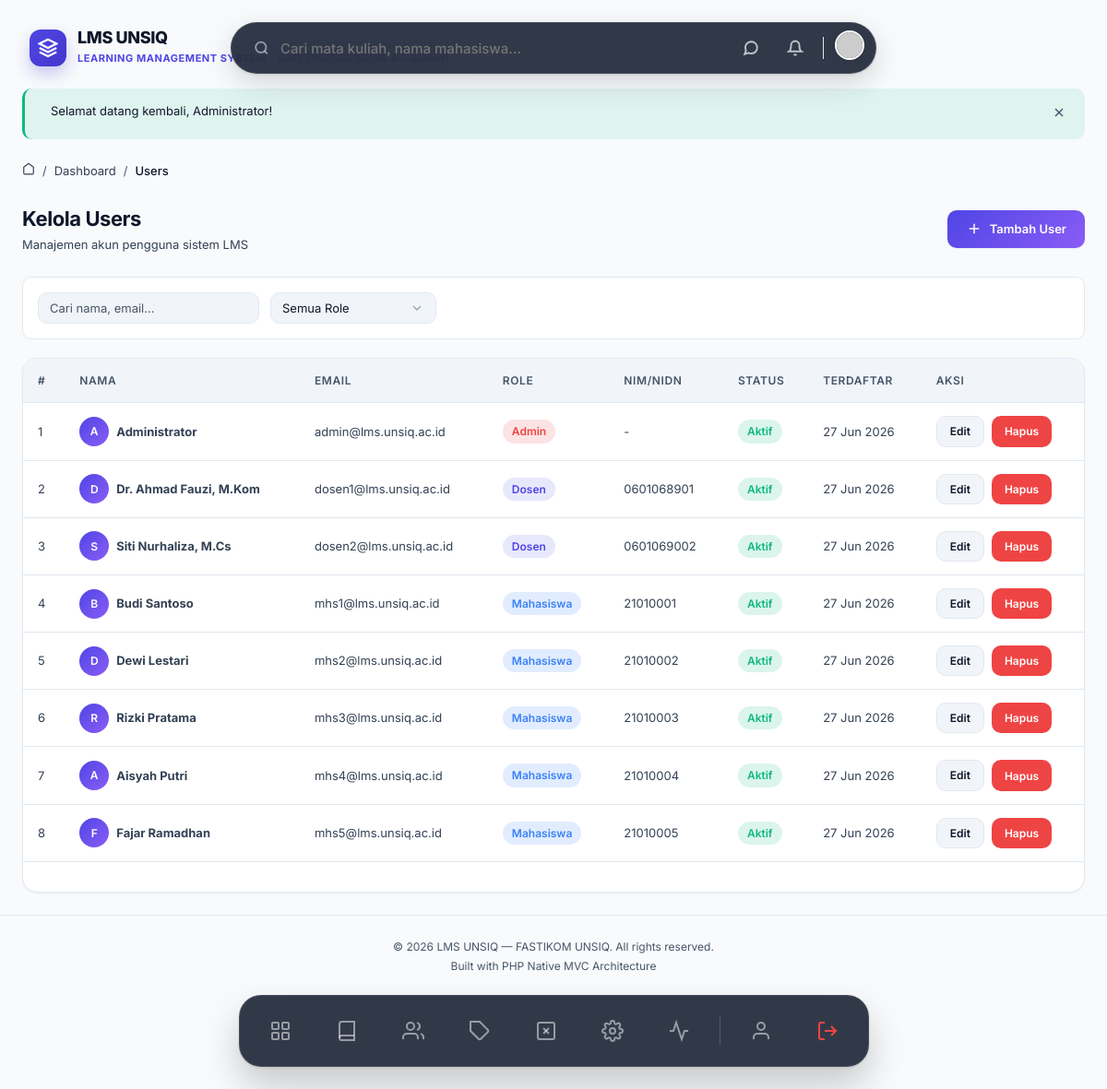
The app's page /users (signed in) with its own data.
### tables this page shows
CREATE TABLE IF NOT EXISTS settings (
    id INT AUTO_INCREMENT PRIMARY KEY,
    key_name VARCHAR(100) NOT NULL UNIQUE,
    value TEXT NULL,
    group_name VARCHAR(50) NOT NULL DEFAULT 'general',
    description VARCHAR(255) NULL,
    INDEX idx_settings_group (group_name)
);

CREATE TABLE IF NOT EXISTS users (
    id INT AUTO_INCREMENT PRIMARY KEY,
    name VARCHAR(100) NOT NULL,
    email VARCHAR(150) NOT NULL UNIQUE,
    password VARCHAR(255) NOT NULL,
    role ENUM('admin', 'dosen', 'mahasiswa') NOT NULL DEFAULT 'mahasiswa',
    nim_nidn VARCHAR(30) NULL COMMENT 'NIM untuk mahasiswa, NIDN untuk dosen',
    phone VARCHAR(20) NULL,
    avatar VARCHAR(255) NULL,
    bio TEXT NULL,
    is_active TINYINT(1) NOT NULL DEFAULT 1,
    last_login_at DATETIME NULL,
    created_at TIMESTAMP DEFAULT CURRENT_TIMESTAMP,
    updated_at TIMESTAMP DEFAULT CURRENT_TIMESTAMP ON UPDATE CURRENT_TIMESTAMP,
    INDEX idx_users_role (role),
    INDEX idx_users_email (email),
    INDEX idx_users_nim_nidn (nim_nidn)
);

### app/Views/users/index.php (the view, shortened to what the rows shown need)
<div class="animate-fade-in">
    <div class="page-header">
        <div>
            <h1>Kelola Users</h1>
            <p class="text-muted">Manajemen akun pengguna sistem LMS</p>
        </div>
        <a href="<?= url('/users/create') ?>" class="btn btn-primary">
            <svg width="18" height="18" viewBox="0 0 24 24" fill="none" stroke="currentColor" stroke-width="2"><line x1="12" y1="5" x2="12" y2="19"/><line x1="5" y1="12" x2="19" y2="12"/></svg>
            Tambah User
        </a>
    </div>
    <div class="filter-bar">
        <form id="filter-form" method="GET" action="<?= url('/users') ?>" style="display:flex;gap:12px;flex-wrap:wrap;width:100%;">
            <input type="text" name="search" class="form-control smart-search-input" placeholder="Cari nama, email..." value="<?= e($search) ?>">
            <select name="role" class="form-control smart-search-select" style="max-width:180px;">
                <option value="">Semua Role</option>
            </select>
        </form>
    </div>
    <div id="data-container">
    <div class="card">
        <div class="card-body" style="padding:0;">
            <div class="table-wrapper">
                <table class="table">
                    <thead>
                        <tr>
                            <th>#</th>
                            <th>Nama</th>
                            <th>Email</th>
                            <th>Role</th>
                            <th>NIM/NIDN</th>
                            <th>Status</th>
                            <th>Terdaftar</th>
                            <th>Aksi</th>
                        </tr>
                    </thead>
                    <tbody>
                        <?php if (empty($users)): ?>
                            <tr><td colspan="8" class="text-center text-muted" style="padding:40px;">Tidak ada data user.</td></tr>
                        <?php else: ?>
                            <?php foreach ($users as $i => $u): ?>
                            <tr>
                                <td><?= $pagination->getOffset() + $i + 1 ?></td>
                                <td>
                                    <div class="d-flex align-center gap-2">
                                        <div class="user-avatar" style="width:32px;height:32px;">
                                            <?php if (!empty($u['avatar'])): ?>
                                                <img src="<?= upload_url($u['avatar']) ?>" alt="">
                                            <?php else: ?>
                                                <span class="avatar-initial" style="font-size:12px;"><?= strtoupper(substr($u['name'], 0, 1)) ?></span>
                                            <?php endif; ?>
                                        </div>
                                        <strong><?= e($u['name']) ?></strong>
                                    </div>
                                </td>
                                <td><?= e($u['email']) ?></td>
                                <td><span class="badge badge-<?= $u['role'] === 'admin' ? 'danger' : ($u['role'] === 'dosen' ? 'primary' : 'info') ?>"><?= ucfirst($u['role']) ?></span></td>
                                <td><?= e($u['nim_nidn'] ?? '-') ?></td>
                                <td><?= $u['is_active'] ? '<span class="badge badge-success">Aktif</span>' : '<span class="badge badge-danger">Nonaktif</span>' ?></td>
                                <td class="text-sm text-muted"><?= format_date($u['created_at']) ?></td>
                                <td>
                                    <div class="btn-group">
                                        <a href="<?= url('/users/' . $u['id'] . '/edit') ?>" class="btn btn-sm btn-secondary">Edit</a>
                                        <button class="btn btn-sm btn-danger"
                                                data-confirm="Apakah Anda yakin ingin menghapus user <?= e($u['name']) ?>?"
                                                data-action="<?= url('/users/' . $u['id'] . '/delete') ?>"
                                                data-title="Hapus User">Hapus</button>
                                    </div>
                                </td>
                            </tr>
                            <?php endforeach; ?>
                        <?php endif; ?>
                    </tbody>
                </table>
            </div>
        </div>
        <div class="card-footer">
            <?php require VIEWS_PATH . '/partials/pagination.php'; ?>
        </div>
    </div>
    </div>
</div>

### app/Core/Router.php (shortened to what the rows shown need)
<?php
class Router
{
    private array $routes = [
        'GET'    => [],
        'POST'   => [],
        'PUT'    => [],
        'DELETE' => [],
    ];
    private function addRoute(string $method, string $uri, array $action, array $middleware = []): self
    {
        $this->routes[$method][] = [
            'uri'        => $uri,
            'controller' => $action[0],
            'method'     => $action[1],
            'middleware'  => $middleware,
        ];
        return $this;
    }
    public function dispatch(string $requestMethod, string $requestUri): void
    {
        $routes = $this->routes[$requestMethod] ?? [];
        foreach ($routes as $route) {
            $params = $this->matchRoute($route['uri'], $requestUri);
            if ($params !== false) {
                $methodName      = $route['method'];
                $controller = new $controllerClass();
                call_user_func_array([$controller, $methodName], $params);
                return;
            }
        }
        throw new Exceptions\NotFoundException("Route [{$requestMethod} {$requestUri}] not found.");
    }
    private function matchRoute(string $routeUri, string $requestUri): array|false
    {
        $pattern = preg_replace('/\{([a-zA-Z_]+)\}/', '([a-zA-Z0-9_-]+)', $routeUri);
        $pattern = '#^' . $pattern . '$#';
        if (preg_match($pattern, $requestUri, $matches)) {
            array_shift($matches);
            return $matches;
        }
        return false;
    }
}

### app/Views/partials/navbar.php (shortened to what the rows shown need)
<?php
$user = $currentUser ?? \App\Core\Session::user();
$notifCount = 0;
try {
    $notifModel = new \App\Models\Notification();
    $notifCount = $notifModel->countUnread($user['id'] ?? 0);
} catch (\Throwable $e) {}
?>
<div style="display: flex; justify-content: center; position: sticky; top: 24px; z-index: 999; margin-bottom: 24px; pointer-events: none; width: 100%;">
<?php
    $settingModel = new \App\Models\Setting();
    $siteName = $settingModel->getValue('site_name', 'LMS UNSIQ');
    $siteDesc = $settingModel->getValue('site_description', 'Portal Akademik');
    $siteLogo = $settingModel->getValue('site_logo');
?>
    <a href="<?= url('/dashboard') ?>" style="position: absolute; left: 32px; top: 50%; transform: translateY(-50%); pointer-events: auto; display: flex; align-items: center; gap: 12px; text-decoration: none; transition: transform 0.2s;" onmouseover="this.style.transform='translateY(-50%) scale(1.02)'" onmouseout="this.style.transform='translateY(-50%) scale(1)'">
        <?php if (!empty($siteLogo)): ?>
            <img src="<?= e(str_starts_with($siteLogo, 'http') ? $siteLogo : upload_url($siteLogo)) ?>" alt="Logo" style="width: 40px; height: 40px; border-radius: 8px; object-fit: contain;">
        <?php else: ?>
            <div style="width: 40px; height: 40px; background: linear-gradient(135deg, #4f46e5, #4338ca); border-radius: 12px; display: flex; justify-content: center; align-items: center; box-shadow: 0 8px 16px rgba(67,56,202,0.25);">
                <svg width="22" height="22" viewBox="0 0 24 24" fill="none" stroke="white" stroke-width="2.5"><path d="M12 2L2 7l10 5 10-5-10-5z"/><path d="M2 17l10 5 10-5"/><path d="M2 12l10 5 10-5"/></svg>
            </div>
        <?php endif; ?>
        <div>
            <h1 style="font-size: 18px; font-weight: 800; color: var(--text-primary); letter-spacing: -0.02em; margin: 0; line-height: 1.1;"><?= e($siteName) ?></h1>
            <span style="font-size: 11px; font-weight: 700; color: var(--accent-primary); letter-spacing: 0.05em; text-transform: uppercase;"><?= e($siteDesc) ?></span>
        </div>
    </a>
    <div style="pointer-events: auto; display: flex; justify-content: space-between; align-items: center; background: rgba(15, 23, 42, 0.85); backdrop-filter: blur(16px); padding: 8px 12px 8px 24px; border-radius: 999px; box-shadow: 0 10px 30px rgba(0,0,0,0.15), 0 1px 3px rgba(0,0,0,0.1); border: 1px solid rgba(255,255,255,0.1); width: 100%; max-width: 700px; transition: all 0.3s cubic-bezier(0.34, 1.56, 0.64, 1);">
        <form action="<?= url('/search') ?>" method="GET" style="display: flex; align-items: center; gap: 12px; flex: 1; margin:0;">
            <svg width="18" height="18" viewBox="0 0 24 24" fill="none" stroke="currentColor" stroke-width="2.5" style="color: rgba(255,255,255,0.5);"><circle cx="11" cy="11" r="8"/><line x1="21" y1="21" x2="16.65" y2="16.65"/></svg>
            <input type="text" name="q" placeholder="Cari mata kuliah, nama mahasiswa..." style="border: none; background: transparent; width: 100%; font-size: 15px; font-weight: 500; outline: none; color: white; font-family: inherit;" autocomplete="off">
        </form>
        <div style="display: flex; align-items: center; gap: 12px;">
            <a href="<?= url('/messages') ?>" style="position:relative; text-decoration: none; width: 36px; height: 36px; display: flex; align-items: center; justify-content: center; border-radius: 50%; color: rgba(255,255,255,0.7); transition: background 0.2s;" onmouseover="this.style.background='rgba(255,255,255,0.1)'" onmouseout="this.style.background='transparent'">
                <svg width="18" height="18" viewBox="0 0 24 24" fill="none" stroke="currentColor" stroke-width="2.5"><path d="M21 11.5a8.38 8.38 0 0 1-.9 3.8 8.5 8.5 0 0 1-7.6 4.7 8.38 8.38 0 0 1-3.8-.9L3 21l1.9-5.7a8.38 8.38 0 0 1-.9-3.8 8.5 8.5 0 0 1 4.7-7.6 8.38 8.38 0 0 1 3.8-.9h.5a8.48 8.48 0 0 1 8 8v.5z"/></svg>
            </a>
            <?php if ($notifCount > 0): ?>
            <a href="<?= url('/notifications') ?>" style="text-decoration: none; background: var(--bg-primary); padding: 6px 12px; border-radius: 99px; font-size: 13px; font-weight: 700; color: var(--accent-primary); border: 1px solid var(--border-color); display: flex; align-items: center; gap: 6px; box-shadow: 0 2px 4px rgba(0,0,0,0.02); transition: transform 0.2s;" onmouseover="this.style.transform='scale(1.05)'" onmouseout="this.style.transform='scale(1)'">
                <div style="width: 6px; height: 6px; background: var(--accent-success); border-radius: 50%;"></div>
                <?= $notifCount ?> Info
            </a>
            <?php else: ?>
            <a href="<?= url('/notifications') ?>" style="text-decoration: none; width: 36px; height: 36px; display: flex; align-items: center; justify-content: center; border-radius: 50%; color: rgba(255,255,255,0.7); transition: background 0.2s;" onmouseover="this.style.background='rgba(255,255,255,0.1)'" onmouseout="this.style.background='transparent'">
                <svg width="18" height="18" viewBox="0 0 24 24" fill="none" stroke="currentColor" stroke-width="2.5"><path d="M18 8A6 6 0 006 8c0 7-3 9-3 9h18s-3-2-3-9"/><path d="M13.73 21a2 2 0 01-3.46 0"/></svg>
            </a>
            <?php endif; ?>
            <a href="<?= url('/profile') ?>">
                <img src="<?= !empty($user['avatar']) ? upload_url($user['avatar']) : 'https://ui-avatars.com/api/?name='.urlencode($user['name'] ?? 'U').'&background=6366f1&color=fff' ?>" alt="Avatar" style="width: 32px; height: 32px; border-radius: 50%; box-shadow: 0 2px 8px rgba(0,0,0,0.1); border: 2px solid white; transition: transform 0.2s;" onmouseover="this.style.transform='scale(1.1)'" onmouseout="this.style.transform='scale(1)'">
            </a>
        </div>
    </div>
</div>

### records on screen
settings: value "LMS UNSIQ"
settings: value "LEARNING MANAGEMENT SYSTEM - UNIVERSITAS SAINS AL-QURAN"
users: name "A", name "Administrator", email "admin@lms.unsiq.ac.id", role "Admin", nim_nidn "-", is_active "Aktif", created_at "27 Jun 2026"
users: $pagination->getOffset() + $i + 1 "1", $pagination->getOffset() + $i + 1 "2", $pagination->getOffset() + $i + 1 "3", $pagination->getOffset() + $i + 1 "4", $pagination->getOffset() + $i + 1 "5", $pagination->getOffset() + $i + 1 "6", $pagination->getOffset() + $i + 1 "7", $pagination->getOffset() + $i + 1 "8", name "F", name "Fajar Ramadhan", email "mhs5@lms.unsiq.ac.id", role "Mahasiswa", nim_nidn "21010005", shows "Aktif", created_at "27 Jun 2026"
users: name "D", name "Dr. Ahmad Fauzi, M.Kom", email "dosen1@lms.unsiq.ac.id", role "Dosen", nim_nidn "0601068901", is_active "Aktif", created_at "27 Jun 2026"
users: name "S", name "Siti Nurhaliza, M.Cs", email "dosen2@lms.unsiq.ac.id", role "Dosen", nim_nidn "0601069002", is_active "Aktif", created_at "27 Jun 2026"
users: name "B", name "Budi Santoso", email "mhs1@lms.unsiq.ac.id", role "Mahasiswa", nim_nidn "21010001", is_active "Aktif", created_at "27 Jun 2026"
users: name "D", name "Dewi Lestari", email "mhs2@lms.unsiq.ac.id", role "Mahasiswa", nim_nidn "21010002", is_active "Aktif", created_at "27 Jun 2026"
users: name "R", name "Rizki Pratama", email "mhs3@lms.unsiq.ac.id", role "Mahasiswa", nim_nidn "21010003", is_active "Aktif", created_at "27 Jun 2026"
users: name "A", name "Aisyah Putri", email "mhs4@lms.unsiq.ac.id", role "Mahasiswa", nim_nidn "21010004", is_active "Aktif", created_at "27 Jun 2026"

### other values on screen
$message "Selamat datang kembali, Administrator!"
$crumb['label'] "Dashboard"
$crumb['label'] "Users"
